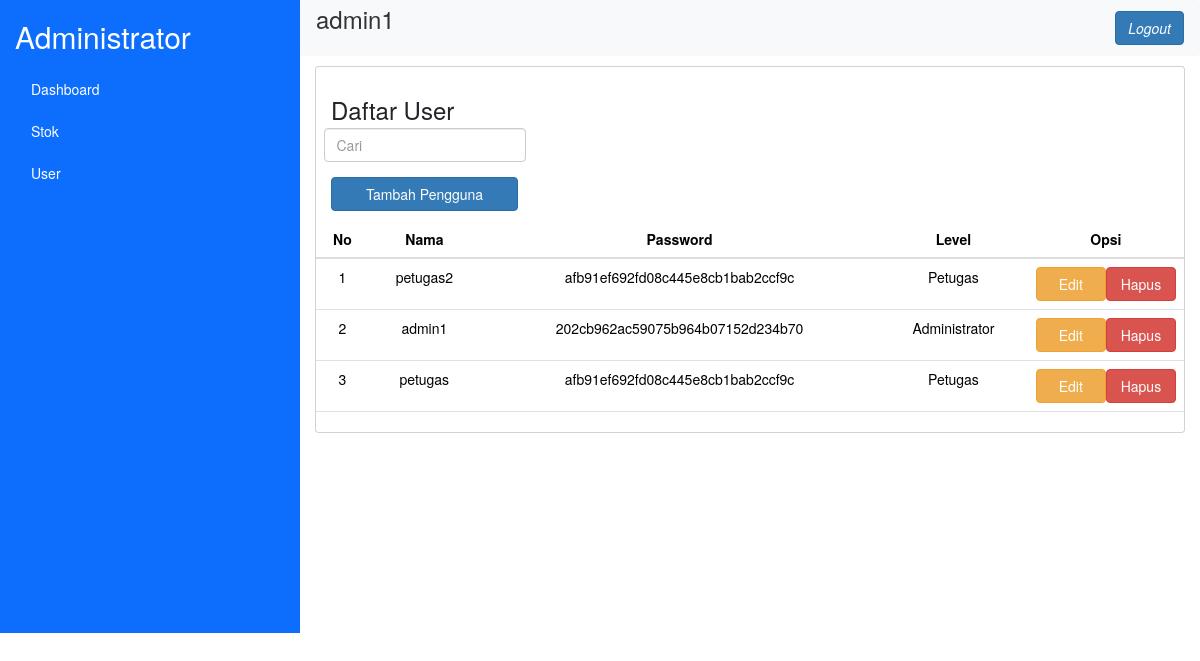
Screenshot of /petugas/index.php?page=user (signed in) with the database file from the repository.
### tables this page shows
CREATE TABLE `user` (
  `UserID` int(11) NOT NULL,
  `NamaUser` varchar(255) NOT NULL,
  `Password` varchar(255) NOT NULL,
  `Level` enum('Administrator','Petugas') NOT NULL
);

### petugas/user.php (the view, shortened to what this page needs)
<div class="grid-margin">
    <div class="card">
            <div class="card-body col-sm-3">
                <h3 class="card-title">Daftar User</h3>
                <div class="row">
                    <form class="" action="" method="post">
                        <div class="form-group">
                            <input type="text" class="form-control" name="search" id="" placeholder="Cari">
                        </div>
                    </form>
                </div>
                <?php
                if ($level == "Administrator") {
                ?>
                <a href="?page=tambah-user" class=" text-center btn btn-block btn-primary">Tambah Pengguna</a>
                <?php
                }
                ?>
            </div>
        <table class="table" width="100%">
            <thead>
                <tr>
                    <th class="text-center">No</th>
                    <th class="text-center">Nama</th>
                    <th class="text-center">Password</th>
                    <th class="text-center">Level</th>
                    <?php
                    if ($level == "Administrator") {
                    ?>
                    <th class="text-center">Opsi</th>
                    <?php
                    }
                    ?>
                </tr>
            </thead>
            <tbody>
                <?php
                    include "../koneksi/koneksi.php";
                    if (isset($_POST['search'])) {
                        $queryUser = mysqli_query($con, "SELECT * FROM user WHERE NamaUser LIKE '%" . $_POST['search'] . "%'");
                        $no = 1;
                    while ($dataProduk = mysqli_fetch_assoc($queryUser)) {
                ?>
                <tr>
                    <td class="text-center"><?php echo $no++; ?></td>
                    <td class="text-center"><?php echo $dataProduk['NamaUser']; ?></td>
                    <td class="text-center"><?php echo $dataProduk['Password']; ?></td>
                    <td class="text-center"><?php echo $dataProduk['Level']; ?></td>
                    <td class="text-center " width="18%">
                        <a href="?page=edit-user&UserID=<?php echo $dataProduk['UserID']; ?>" class="col-sm-6 btn btn-warning">Edit</a><a href="?page=hapus-user&UserID=<?php echo $dataProduk['UserID']; ?>" class="col-sm-6 btn btn-danger">Hapus</a>
                    </td>
                </tr>
                <?php
                    }
                } else {
                ?>
                <?php
                    $queryUser = mysqli_query($con, "SELECT * FROM user");
                    $no = 1;
                    while ($dataProduk = mysqli_fetch_assoc($queryUser)) {
                ?>
                <tr>
                    <td class="text-center"><?php echo $no++; ?></td>
                    <td class="text-center"><?php echo $dataProduk['NamaUser']; ?></td>
                    <td class="text-center"><?php echo $dataProduk['Password']; ?></td>
                    <td class="text-center"><?php echo $dataProduk['Level']; ?></td>
                    <td class="text-center " width="18%">
                        <a href="?page=edit-user&UserID=<?php echo $dataProduk['UserID']; ?>" class="col-sm-6 btn btn-warning">Edit</a><a href="?page=hapus-user&UserID=<?php echo $dataProduk['UserID']; ?>" onclick="return confirmDelete();" class="col-sm-6 btn btn-danger">Hapus</a>
                    </td>
                </tr>
                <?php
                    }
                }
                ?>
            </tbody>
        </table>
    </div>
</div>

### rows the page displays
user: NamaUser "petugas2", Password "afb91ef692fd08c445e8cb1bab2ccf9c", Level "Petugas"
user: NamaUser "admin1", Password "202cb962ac59075b964b07152d234b70", Level "Administrator"
user: NamaUser "petugas", Password "afb91ef692fd08c445e8cb1bab2ccf9c", Level "Petugas"

### other values shown
$level "Administrator"
$username "admin1"
